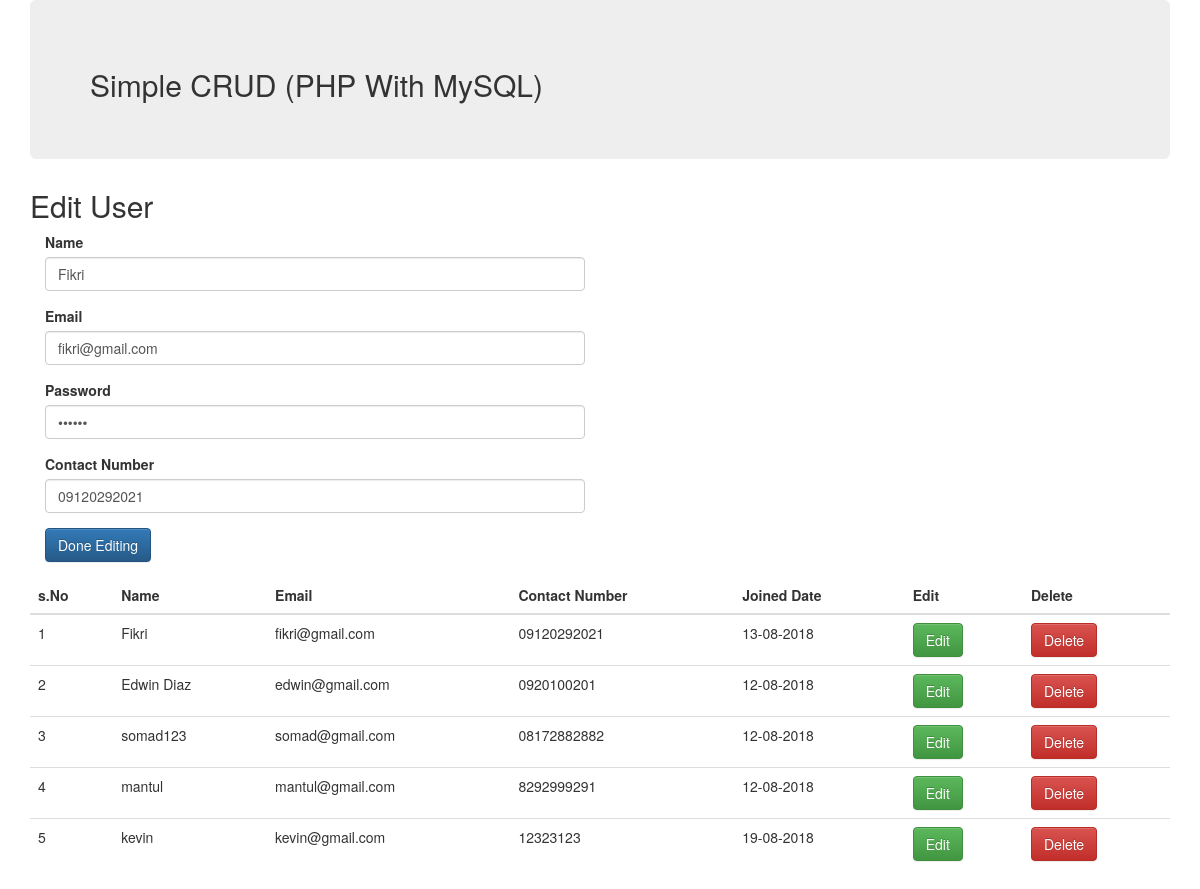
The app's page /6-PHP/index.php?edit_id=2 with its own data.
### tables this page shows
CREATE TABLE `users` (
  `id` int(11) NOT NULL AUTO_INCREMENT,
  `name` text,
  `email` text,
  `password` text,
  `date` datetime DEFAULT CURRENT_TIMESTAMP,
  `contact_number` text,
  PRIMARY KEY (`id`)
);

### 6-PHP/index.php (the view, shortened to what this page needs)
<?php
$conn = mysqli_connect(HOST, USERNAME, PASSWORD, DATABASE);
?>
    <!doctype html>
    <html lang="en">
    <head>
        <link rel="stylesheet" href="//maxcdn.bootstrapcdn.com/bootstrap/3.3.6/css/bootstrap.min.css">
        <link rel="stylesheet" href="//maxcdn.bootstrapcdn.com/bootstrap/3.3.6/css/bootstrap-theme.min.css">
    </head>
    <body>
    <div class="container">
        <div class="jumbotron">
            <h2>Simple CRUD (PHP With MySQL)</h2>
        </div>
        <?php
        if (isset($_GET['edit_id'])) {
            $sql = "SELECT *
                    FROM users
                    WHERE id = '{$_GET['edit_id']}'";
            $run = mysqli_query($conn, $sql);
            while ($rows = mysqli_fetch_assoc($run)) {
                $user = $rows['name'];
                $email = $rows['email'];
                $password = $rows['password'];
                $contactNumber = $rows['contact_number'];
            }
            ?>
            <h2>Edit User</h2>
            <form class="col-md-6" method="post">
                <div class="form-group">
                    <label for="edit_user">Name</label>
                    <input type="text" class="form-control" value="<?=$user?>" name="edit_user" required>
                </div>
                <div class="form-group">
                    <label for="edit_email">Email</label>
                    <input type="email" class="form-control" value="<?=$email?>" name="edit_email" required>
                </div>
                <div class="form-group">
                    <label for="edit_password">Password</label>
                    <input type="password" name="edit_password"  class="form-control"  value="<?=$password?>" required>
                </div>
                <div class="form-group">
                    <label for="edit_contact_number">Contact Number</label>
                    <input type="text" name="edit_contact_number" class="form-control"  value="<?=$contactNumber?>" >
                </div>
                <div class="form-group">
                    <input type="submit" value="Done Editing" class="btn btn-primary" name="edit_user_btn">
                </div>
            </form>
        <?php }
        ?>
        <?php
        $sql = "SELECT id, name, email, contact_number, DATE_FORMAT(DATE(date), '%d-%m-%Y') as date FROM users";
        $run = mysqli_query($conn, $sql);
        echo "
    <table class='table'>
        <thead>
            <tr>
                <th>s.No</th>
                <th>Name</th>
                <th>Email</th>
                <th>Contact Number</th>
                <th>Joined Date</th>
                <th>Edit</th>
                <th>Delete </th>
            </tr>
        </thead>
        <tbody>
        ";
        $c = 1;
        while ($rows = mysqli_fetch_assoc($run)) {
            echo "
            <tr>
                <td>$c</td>
                <td>{$rows['name']}</td>
                <td>{$rows['email']}</td>
                <td>{$rows['contact_number']}</td>
                <td>{$rows['date']}</td>
                <td><a href='index.php?edit_id={$rows['id']}' class='btn btn-success'>Edit</a></td>
                <td><a href='index.php?del_id={$rows['id']}' class='btn btn-danger'>Delete</a></td>
            </tr>
        ";
            $c++;
        }
        echo  "</tbody>
</table>";
        ?>
    </div>
    </body>
    </html>

### records on screen
users: edit_user "Fikri", edit_email "fikri@gmail.com", edit_contact_number "09120292021", name "Fikri", email "fikri@gmail.com", contact_number "09120292021", date "13-08-2018"
users: name "Edwin Diaz", email "edwin@gmail.com", contact_number "0920100201", date "12-08-2018"
users: name "somad123", email "somad@gmail.com", contact_number "08172882882", date "12-08-2018"
users: name "mantul", email "mantul@gmail.com", contact_number "8292999291", date "12-08-2018"
users: name "kevin", email "kevin@gmail.com", contact_number "12323123", date "19-08-2018"
